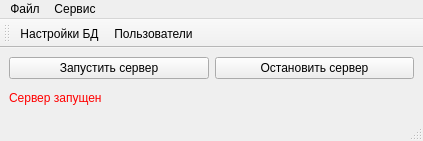
<?xml version="1.0" encoding="UTF-8"?>
<ui version="4.0">
 <class>MainWindow</class>
 <widget class="QMainWindow" name="MainWindow">
  <property name="geometry">
   <rect>
    <x>0</x>
    <y>0</y>
    <width>423</width>
    <height>141</height>
   </rect>
  </property>
  <property name="windowTitle">
   <string>Сервер МАНО &quot;ЛДЦ&quot;</string>
  </property>
  <widget class="QWidget" name="centralwidget">
   <layout class="QVBoxLayout" name="verticalLayout">
    <item>
     <layout class="QHBoxLayout" name="horizontalLayout">
      <item>
       <widget class="QPushButton" name="btnStartServer">
        <property name="styleSheet">
         <string notr="true"/>
        </property>
        <property name="text">
         <string>Запустить сервер</string>
        </property>
       </widget>
      </item>
      <item>
       <widget class="QPushButton" name="btnStopServer">
        <property name="text">
         <string>Остановить сервер</string>
        </property>
       </widget>
      </item>
     </layout>
    </item>
    <item>
     <widget class="QLabel" name="lblServerStatus">
      <property name="styleSheet">
       <string notr="true">color: rgb(255, 0, 0);</string>
      </property>
      <property name="text">
       <string>Сервер запущен</string>
      </property>
     </widget>
    </item>
   </layout>
  </widget>
  <widget class="QMenuBar" name="menubar">
   <property name="geometry">
    <rect>
     <x>0</x>
     <y>0</y>
     <width>423</width>
     <height>20</height>
    </rect>
   </property>
   <widget class="QMenu" name="menu">
    <property name="title">
     <string>Файл</string>
    </property>
    <addaction name="actionCloseApp"/>
   </widget>
   <widget class="QMenu" name="menu_2">
    <property name="title">
     <string>Сервис</string>
    </property>
    <addaction name="actionDbSettings"/>
    <addaction name="actionUsers"/>
   </widget>
   <addaction name="menu"/>
   <addaction name="menu_2"/>
  </widget>
  <widget class="QStatusBar" name="statusbar"/>
  <widget class="QToolBar" name="toolBar">
   <property name="windowTitle">
    <string>toolBar</string>
   </property>
   <attribute name="toolBarArea">
    <enum>TopToolBarArea</enum>
   </attribute>
   <attribute name="toolBarBreak">
    <bool>false</bool>
   </attribute>
   <addaction name="actionDbSettings"/>
   <addaction name="actionUsers"/>
  </widget>
  <action name="actionCloseApp">
   <property name="icon">
    <iconset resource="../icons.qrc">
     <normaloff>:/Icons/close-icon</normaloff>:/Icons/close-icon</iconset>
   </property>
   <property name="text">
    <string>Выход</string>
   </property>
  </action>
  <action name="actionDbSettings">
   <property name="icon">
    <iconset resource="../icons.qrc">
     <normaloff>:/Icons/server-icon</normaloff>:/Icons/server-icon</iconset>
   </property>
   <property name="text">
    <string>Настройки БД</string>
   </property>
  </action>
  <action name="actionUsers">
   <property name="icon">
    <iconset resource="../icons.qrc">
     <normaloff>:/Icons/people-icon</normaloff>:/Icons/people-icon</iconset>
   </property>
   <property name="text">
    <string>Пользователи</string>
   </property>
  </action>
 </widget>
 <resources>
  <include location="../icons.qrc"/>
 </resources>
 <connections/>
</ui>
